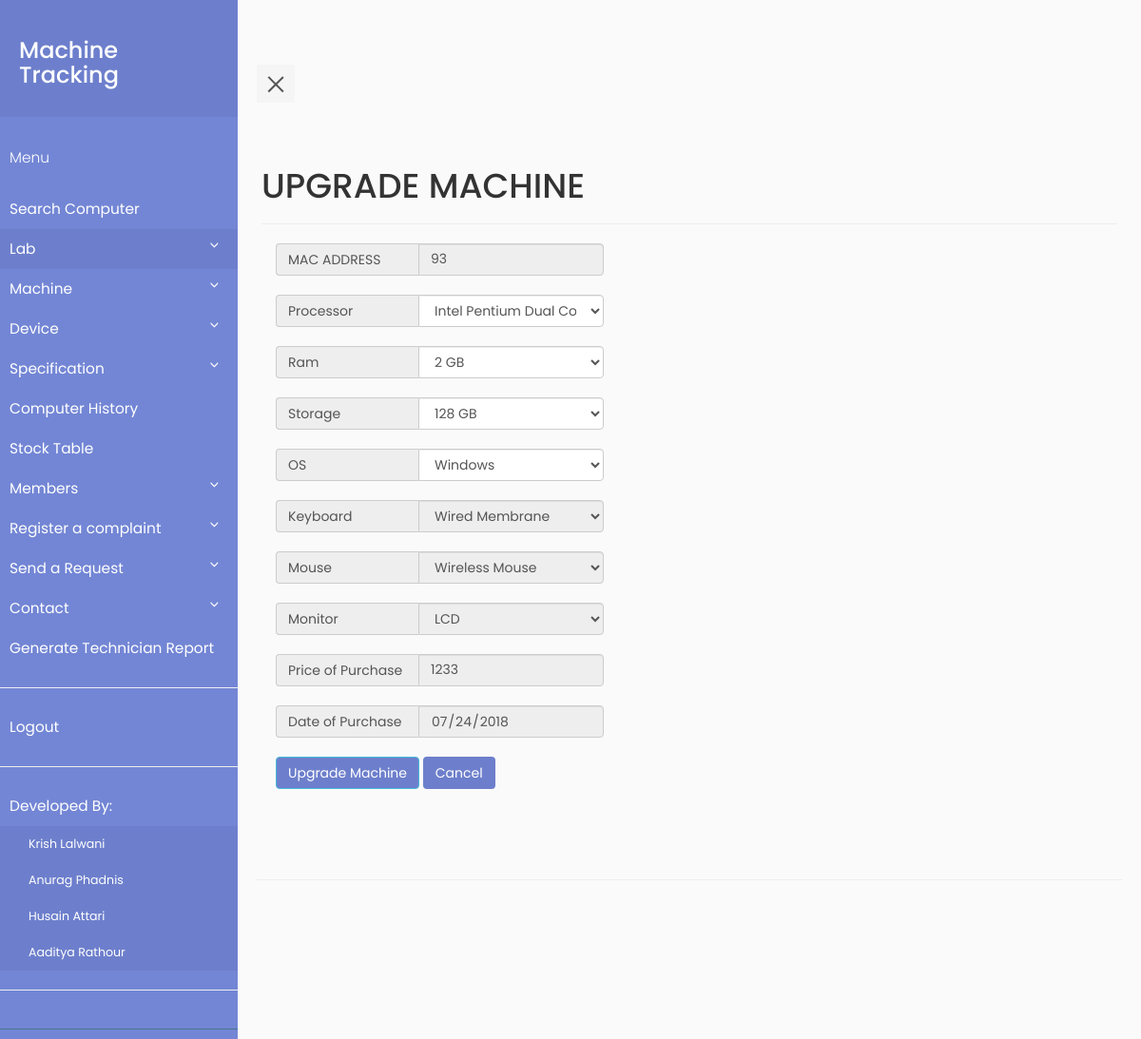
The app's page /editmc.php?mac_addr=93 (signed in) with its own data.
### tables this page shows
CREATE TABLE `machine` (
  `machine_id` int(11) NOT NULL,
  `MAC_ADDR` varchar(30) DEFAULT NULL,
  `processor` int(11) NOT NULL,
  `ram` int(11) NOT NULL,
  `memory` int(11) NOT NULL,
  `DOP` date DEFAULT NULL,
  `price` int(11) DEFAULT NULL,
  `state` varchar(10) DEFAULT NULL,
  `os` varchar(30) DEFAULT NULL,
  `monitor` int(11) NOT NULL,
  `keyboard` int(11) NOT NULL,
  `mouse` int(11) NOT NULL,
  `grn` int(11) NOT NULL
);

CREATE TABLE `specification` (
  `spec_id` int(11) NOT NULL,
  `spec` varchar(50) DEFAULT NULL,
  `name_id` int(11) DEFAULT NULL
);

### editmc.php (the view, shortened to what this page needs)
<?php
    require_once "pdo.php";
    if(isset($_GET['mac_addr']) )
    {
        if ( strlen($_GET['mac_addr']) < 1 )
        {
            $_SESSION['error'] = "All Fields are required<br>";
            header('Location: upgrademc.php');
            return;
        }
        else
        {
            $stmtread = $pdo->prepare("SELECT * FROM machine where MAC_ADDR = :xyz");
            $stmtread->execute(array(":xyz" => $_GET['mac_addr']));
            $row = $stmtread->fetch(PDO::FETCH_ASSOC);
            $processor = $pdo->prepare("SELECT description FROM hardware where hardware_id = :hid");
            $processor->execute(array(':hid' => $row['processor']));
            $processorn = $processor->fetch(PDO::FETCH_ASSOC);
            $ram = $pdo->prepare("SELECT description FROM hardware where hardware_id = :hid");
            $ram->execute(array(':hid' => $row['ram']));
            $ramn = $ram->fetch(PDO::FETCH_ASSOC);
            $memory = $pdo->prepare("SELECT description FROM hardware where hardware_id = :hid");
            $memory->execute(array(':hid' => $row['memory']));
            $memoryn = $memory->fetch(PDO::FETCH_ASSOC);
            $keyboard = $pdo->prepare("SELECT description FROM hardware where hardware_id = :hid");
            $keyboard->execute(array(':hid' => $row['keyboard']));
            $keyboardn = $keyboard->fetch(PDO::FETCH_ASSOC);
            $mouse = $pdo->prepare("SELECT description FROM hardware where hardware_id = :hid");
            $mouse->execute(array(':hid' => $row['mouse']));
            $mousen = $mouse->fetch(PDO::FETCH_ASSOC);
            $monitor = $pdo->prepare("SELECT description FROM hardware where hardware_id = :hid");
            $monitor->execute(array(':hid' => $row['monitor']));
            $monitorn = $monitor->fetch(PDO::FETCH_ASSOC);
            $mac_addr = htmlentities($row['MAC_ADDR']);
            $processor = htmlentities($processorn['description']);
            $ram = htmlentities($ramn['description']);
            $memory = htmlentities($memoryn['description']);
            $price = htmlentities($row['price']);
            $dop = htmlentities($row['DOP']);
            $keyboard = htmlentities($keyboardn['description']);
            $mouse = htmlentities($mousen['description']);
            $monitor = htmlentities($monitorn['description']);
        }
    }
?>
<html>
<head>
    <link rel="stylesheet" type="text/css" href="https://maxcdn.bootstrapcdn.com/bootstrap/3.3.7/css/bootstrap.min.css" >
    <link rel="stylesheet" type="text/css" href="style5.css">
</head>
<body>
            <div class="wrapper">
        <?php if (isset($_SESSION['id'])&&$_SESSION['role']=='0') include "navbar.php";
                else if(isset($_SESSION['id'])&&$_SESSION['role']=='1')  include "navbar_faculty.php";
                else include "navbar_tech.php";?>
    <div class="container-fluid row" id="content">
    <div class="page-header">
    <h1>UPGRADE MACHINE</h1>
    </div>
    <form method="POST" action="editmc.php" class="col-xs-5">
    <div class="input-group">
    <span class="input-group-addon">MAC ADDRESS </span>
    <input type="text" value="<?= $mac_addr ?>" class="form-control" disabled> </div><br/>
    <div class="input-group">
    <span class="input-group-addon">Processor</span>
    <select name=processor class="form-control" required="">
        <?php
            echo '<option value = '.$row['processor'].' selected >';
            $pro = $pdo->prepare("SELECT spec FROM specification where spec_id = :spec_id");
                $pro->execute(array(':spec_id' => $processor));
                $pron = $pro->fetch(PDO::FETCH_ASSOC);
                echo($pron['spec']);
            echo '</option>';
         ?>
    </select>
    </div><br/>
    <div class="input-group">
    <span class="input-group-addon">Ram</span>
    <select name=ram class="form-control" required="">
        <?php
            echo '<option value = '.$row['ram'].' selected >';
            $ramq = $pdo->prepare("SELECT spec FROM specification where spec_id = :spec_id");
                $ramq->execute(array(':spec_id' => $ram));
                $ramn = $ramq->fetch(PDO::FETCH_ASSOC);
                echo($ramn['spec']);
            echo '</option>';
         ?>
    </select>
    </div><br/>
    <div class="input-group">
    <span class="input-group-addon">Storage</span>
    <select name=memory class="form-control" required="">
        <?php
            echo '<option value = '.$row['memory'].' selected >';
            $mem = $pdo->prepare("SELECT spec FROM specification where spec_id = :spec_id");
                $mem->execute(array(':spec_id' => $memory));
                $memn = $mem->fetch(PDO::FETCH_ASSOC);
                echo($memn['spec']);
            echo '</option>';
         ?>
    </select>
    </div><br/>
    <div class="input-group">
    <span class="input-group-addon">OS </span>
    <select name="os" class="form-control" required="">
        <?php
            $os=$pdo->prepare("SELECT os from machine where MAC_ADDR= :ma");
            $os->execute(array(':ma'=>$_POST['mac_addr']));
            $rowos=$os->fetch(PDO::FETCH_ASSOC);
        ?>
        <option value="windows" <?php if($rowos['os']=="windows") echo " selected "?>>Windows</option>
    </select></div><br>
    <div class="input-group">
    <span class="input-group-addon">Keyboard </span>
    <select name=keyboard class="form-control" disabled>
        <?php
            echo '<option value = '.$row['keyboard'].' selected >';
            $key = $pdo->prepare("SELECT spec FROM specification where spec_id = :spec_id");
                $key->execute(array(':spec_id' => $keyboard));
                $keyn = $key->fetch(PDO::FETCH_ASSOC);
                echo($keyn['spec']);
            echo '</option>';
         ?>
    </select>
    </div><br/>
    <div class="input-group">
    <span class="input-group-addon">Mouse</span>
    <select name=mouse class="form-control" disabled>
        <?php
            echo '<option value = '.$row['mouse'].' selected >';
            $mou = $pdo->prepare("SELECT spec FROM specification where spec_id = :spec_id");
                $mou->execute(array(':spec_id' => $mouse));
                $moun = $mou->fetch(PDO::FETCH_ASSOC);
                echo($moun['spec']);
            echo '</option>';
         ?>
    </select>
    </div><br/>
    <div class="input-group">
    <span class="input-group-addon">Monitor</span>
    <select name=monitor class="form-control" disabled>
        <?php
            echo '<option value = '.$row['monitor'].' selected >';
            $mem = $pdo->prepare("SELECT spec FROM specification where spec_id = :spec_id");
                $mem->execute(array(':spec_id' => $monitor));
                $memn = $mem->fetch(PDO::FETCH_ASSOC);
                echo($memn['spec']);
            echo '</option>';
         ?>
    </select>
    </div><br/>
    <div class="input-group">
    <span class="input-group-addon">Price of Purchase </span>
    <input type="text" name="price" value="<?= $price ?>"" class="form-control" disabled> </div><br/>
    <div class="input-group">
    <span class="input-group-addon">Date of Purchase</span>
    <input type="date" name="dop" value="<?= $dop ?>" class="form-control" disabled> </div><br/>
    <input type="submit" value="Upgrade Machine" class="btn btn-info">
    <a class ="link-no-format" href="home.php"><div class="btn btn-my">Cancel</div></a>
    </form>
    </div>
</div>
</body>
</html>

### style5.css (style rules this page uses)
body { font-family: 'Poppins', sans-serif; background: #fafafa; }
.wrapper { display: flex; align-items: stretch; perspective: 1500px; }
#content { padding: 20px; min-height: 100vh; transition: all 0.3s; }
input[type="submit"] { background-color: #6d7fcc; }
.btn-my { background-color: #6d7fcc; }

### editmc.php (style rules this page uses)
.input-group-addon { min-width:150px; text-align:left; }

### records on screen
machine: MAC_ADDR "93", price "1233", dop "07/24/2018"
specification: processor "Intel Pentium Dual Core"
specification: ram "2 GB"
specification: memory "128 GB"
specification: keyboard "Wired Membrane"
specification: mouse "Wireless Mouse"
specification: monitor "LCD"
